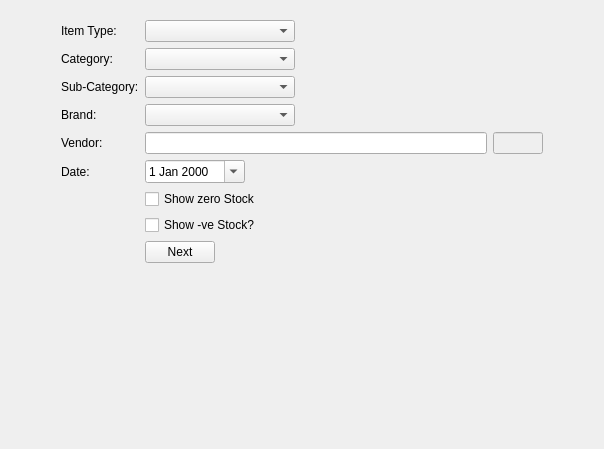
<?xml version="1.0" encoding="UTF-8"?>
<ui version="4.0">
 <class>StockReportSellingPrice</class>
 <widget class="QWidget" name="StockReportSellingPrice">
  <property name="geometry">
   <rect>
    <x>0</x>
    <y>0</y>
    <width>604</width>
    <height>449</height>
   </rect>
  </property>
  <property name="windowTitle">
   <string>Form</string>
  </property>
  <layout class="QGridLayout" name="gridLayout">
   <item row="0" column="0">
    <widget class="QFrame" name="frame">
     <property name="maximumSize">
      <size>
       <width>500</width>
       <height>16777215</height>
      </size>
     </property>
     <property name="frameShape">
      <enum>QFrame::NoFrame</enum>
     </property>
     <property name="frameShadow">
      <enum>QFrame::Raised</enum>
     </property>
     <layout class="QFormLayout" name="formLayout">
      <item row="1" column="0">
       <widget class="QLabel" name="label_2">
        <property name="text">
         <string>Item Type:</string>
        </property>
       </widget>
      </item>
      <item row="5" column="0">
       <widget class="QLabel" name="label_3">
        <property name="text">
         <string>Vendor:</string>
        </property>
       </widget>
      </item>
      <item row="5" column="1">
       <layout class="QHBoxLayout" name="horizontalLayout">
        <item>
         <widget class="QLineEdit" name="vendorname"/>
        </item>
        <item>
         <widget class="QLineEdit" name="vendorid">
          <property name="enabled">
           <bool>false</bool>
          </property>
          <property name="maximumSize">
           <size>
            <width>50</width>
            <height>16777215</height>
           </size>
          </property>
         </widget>
        </item>
       </layout>
      </item>
      <item row="10" column="1">
       <widget class="QPushButton" name="btn_next">
        <property name="maximumSize">
         <size>
          <width>70</width>
          <height>16777215</height>
         </size>
        </property>
        <property name="text">
         <string>Next</string>
        </property>
       </widget>
      </item>
      <item row="6" column="1">
       <widget class="QDateEdit" name="date">
        <property name="maximumSize">
         <size>
          <width>100</width>
          <height>16777215</height>
         </size>
        </property>
        <property name="calendarPopup">
         <bool>true</bool>
        </property>
       </widget>
      </item>
      <item row="6" column="0">
       <widget class="QLabel" name="label">
        <property name="text">
         <string>Date:</string>
        </property>
       </widget>
      </item>
      <item row="1" column="1">
       <widget class="QComboBox" name="itemtype">
        <property name="maximumSize">
         <size>
          <width>150</width>
          <height>16777215</height>
         </size>
        </property>
       </widget>
      </item>
      <item row="2" column="0">
       <widget class="QLabel" name="label_4">
        <property name="text">
         <string>Category:</string>
        </property>
       </widget>
      </item>
      <item row="2" column="1">
       <widget class="QComboBox" name="category">
        <property name="maximumSize">
         <size>
          <width>150</width>
          <height>16777215</height>
         </size>
        </property>
       </widget>
      </item>
      <item row="3" column="1">
       <widget class="QComboBox" name="subcategory">
        <property name="maximumSize">
         <size>
          <width>150</width>
          <height>16777215</height>
         </size>
        </property>
       </widget>
      </item>
      <item row="3" column="0">
       <widget class="QLabel" name="label_5">
        <property name="text">
         <string>Sub-Category:</string>
        </property>
       </widget>
      </item>
      <item row="4" column="0">
       <widget class="QLabel" name="label_6">
        <property name="text">
         <string>Brand:</string>
        </property>
       </widget>
      </item>
      <item row="4" column="1">
       <widget class="QComboBox" name="brand">
        <property name="maximumSize">
         <size>
          <width>150</width>
          <height>16777215</height>
         </size>
        </property>
       </widget>
      </item>
      <item row="8" column="1">
       <widget class="QCheckBox" name="showzero">
        <property name="maximumSize">
         <size>
          <width>110</width>
          <height>16777215</height>
         </size>
        </property>
        <property name="text">
         <string>Show zero Stock?</string>
        </property>
       </widget>
      </item>
      <item row="9" column="1">
       <widget class="QCheckBox" name="shownegative">
        <property name="maximumSize">
         <size>
          <width>110</width>
          <height>16777215</height>
         </size>
        </property>
        <property name="text">
         <string>Show -ve Stock?</string>
        </property>
       </widget>
      </item>
     </layout>
    </widget>
   </item>
  </layout>
 </widget>
 <resources/>
 <connections/>
</ui>
